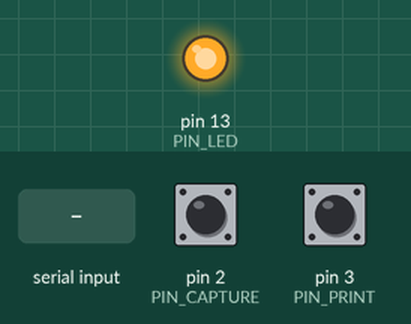
Recording of a sketch running on a simulated Arduino Nano, built with avr-gcc and run on an emulated ATmega328P. Shown: output pins drawn as LEDs (lit = HIGH). The inputs (shaded band) are chosen by the test bench; at power-on: pin 2 (PIN_CAPTURE) HIGH, pin 3 (PIN_PRINT) HIGH. What the sketch prints to the serial monitor is not drawn.

Above: at 1.2 s.
1.3 s: "LED:0\n" received over Serial
At 2.5 s:
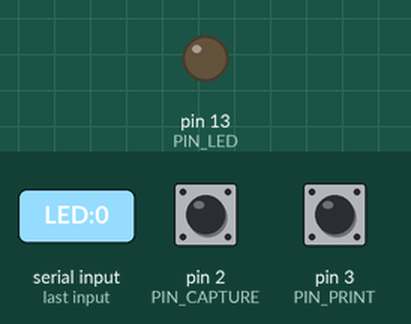
6.0 s: "LED:1\n" received over Serial
At 7.3 s:
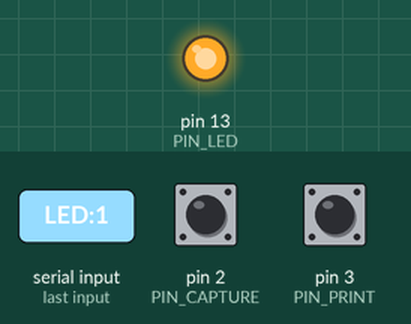
Timing chart, 0 to 8.5 s (numbered marks = the images above; inputs shaded):
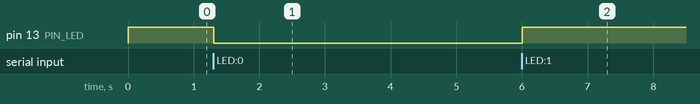

The sketch:

booth_trigger.ino
```cpp
/*
 * PhotoBooth Pro — Arduino Nano USB button trigger
 * -------------------------------------------------
 * Prints a line over USB serial when a button is pressed. The Jetson booth backend
 * (backend/triggers.py :: ArduinoTrigger) listens for these lines:
 *
 *   TRIG   -> start a capture   (CAPTURE button, pin D2 -> GND)
 *   PRINT  -> print last session (PRINT button,   pin D3 -> GND)
 *
 * The host may also send us commands (newline-terminated):
 *   LED:1 / LED:0   -> turn the "ready" LED on D13 on/off
 *
 * Wiring: each button between the pin and GND (internal pull-ups used, so pressed = LOW).
 * Baud must match settings.trigger.arduino_baud (default 115200).
 */

const int PIN_CAPTURE = 2;
const int PIN_PRINT   = 3;
const int PIN_LED     = 13;
const unsigned long DEBOUNCE_MS = 40;   // host also debounces; this is the local edge filter

int lastCap = HIGH, lastPrn = HIGH;
unsigned long tCap = 0, tPrn = 0;

void setup() {
  Serial.begin(115200);
  pinMode(PIN_CAPTURE, INPUT_PULLUP);
  pinMode(PIN_PRINT,   INPUT_PULLUP);
  pinMode(PIN_LED, OUTPUT);
  digitalWrite(PIN_LED, HIGH);          // ready
  Serial.println("READY");
}

void handleButton(int pin, int &last, unsigned long &t, const char *msg) {
  int v = digitalRead(pin);
  if (v != last && (millis() - t) > DEBOUNCE_MS) {
    t = millis();
    if (v == LOW) Serial.println(msg);  // fire on press (LOW = pressed with pull-up)
    last = v;
  }
}

void loop() {
  handleButton(PIN_CAPTURE, lastCap, tCap, "TRIG");
  handleButton(PIN_PRINT,   lastPrn, tPrn, "PRINT");

  // optional host -> device commands (LED control)
  if (Serial.available()) {
    String cmd = Serial.readStringUntil('\n');
    cmd.trim();
    if (cmd == "LED:1") digitalWrite(PIN_LED, HIGH);
    else if (cmd == "LED:0") digitalWrite(PIN_LED, LOW);
  }
  delay(5);
}
```

Measured:
- after the input at 1.3 s, pin 13 (PIN_LED): HIGH → LOW at once
- after the input at 6.0 s, pin 13 (PIN_LED): LOW → HIGH at once
